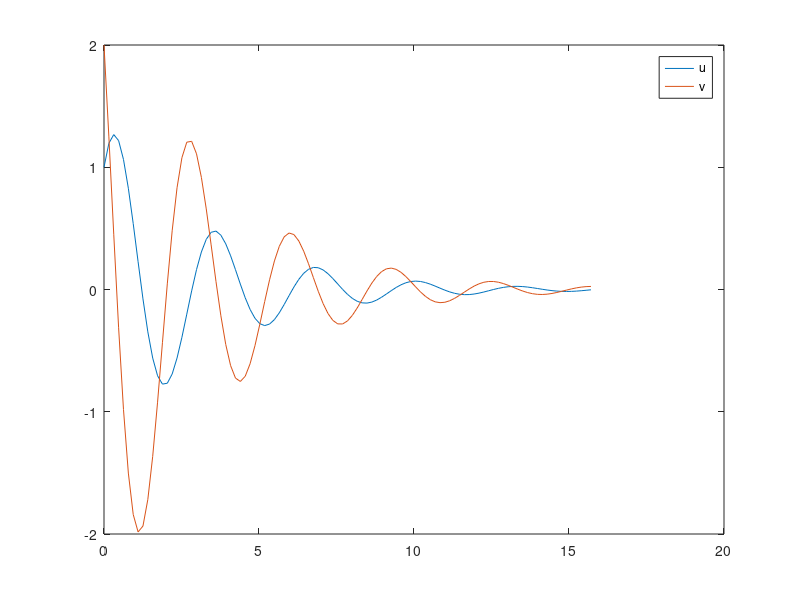

The MATLAB script that drew this image:
%% osc_BE
clear all
close all
%% User input
w=2; %omega
num_of_periods=5;
steps_per_period=20;
u0=1;
v0=2;

%% Preprocess and simulation
P=2*pi/w;   %length of one period in time
t_span=[0 P*num_of_periods];    %simulation time
t_step=P/steps_per_period;      %time increment
t=t_span(1):t_step:t_span(end); %time vector
u=zeros(1,length(t));           %initialization of u
v=zeros(1,length(t));           %initialization of v

u(1)=u0;                        
v(1)=v0;

for ind=2:length(t)     %evaluation of u and v over time vector t
    u(ind)=(t_step*v(ind-1)+u(ind-1))/(1+t_step^2*w^2);
    v(ind)=v(ind-1)-t_step*w^2*u(ind);
end

%% Create plots
figure
plot(t,u)
hold on
plot(t,v)
legend('u','v')
